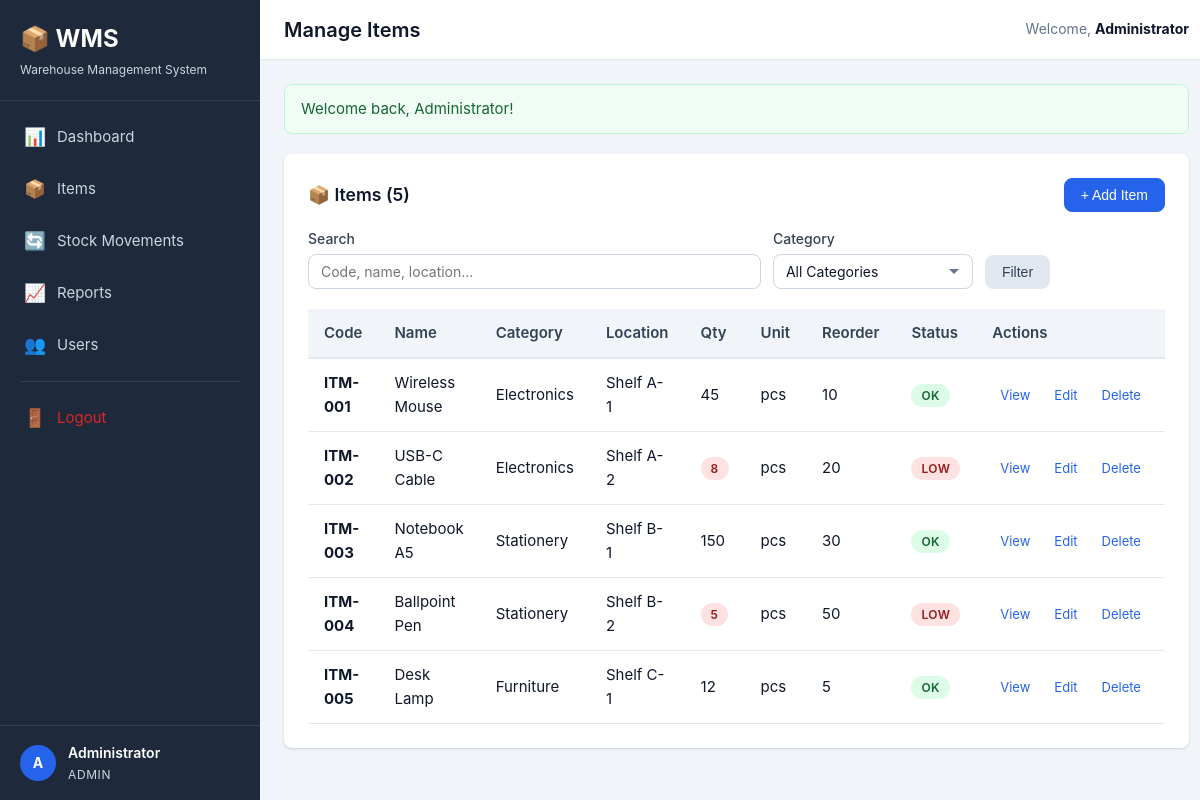
The page /admin/items.php (signed in) on the database its author committed.
### tables this page shows
CREATE TABLE IF NOT EXISTS items (
    id INT UNSIGNED AUTO_INCREMENT PRIMARY KEY,
    item_code VARCHAR(50) NOT NULL UNIQUE,
    item_name VARCHAR(200) NOT NULL,
    category VARCHAR(100) NOT NULL,
    location VARCHAR(100) NOT NULL,
    quantity INT UNSIGNED NOT NULL DEFAULT 0,
    unit VARCHAR(20) NOT NULL DEFAULT 'pcs',
    reorder_level INT UNSIGNED NOT NULL DEFAULT 0,
    created_at TIMESTAMP NOT NULL DEFAULT CURRENT_TIMESTAMP,
    updated_at TIMESTAMP NOT NULL DEFAULT CURRENT_TIMESTAMP ON UPDATE CURRENT_TIMESTAMP,
    INDEX idx_item_code (item_code),
    INDEX idx_item_name (item_name),
    INDEX idx_category (category),
    INDEX idx_location (location),
    INDEX idx_quantity (quantity)
);

### includes/functions.php (called while the page is built, shortened)
<?php
function e(string $value): string
{
    return htmlspecialchars($value, ENT_QUOTES, 'UTF-8');
}
function get_flash(): ?array
{
    if (isset($_SESSION['flash'])) {
        $flash = $_SESSION['flash'];
        return $flash;
    }
    return null;
}
function url(string $path): string
{
    return BASE_PATH . $path;
}

### includes/auth.php (called while the page is built, shortened)
<?php
function is_logged_in(): bool
{
    return isset($_SESSION['user_id'])
        && isset($_SESSION['username'])
        && isset($_SESSION['role'])
        && isset($_SESSION['full_name']);
}

### admin/items.php (the view, shortened to what this page needs)
<?php
require_once __DIR__ . '/../includes/auth.php';
$db = getDB();
$search = trim($_GET['search'] ?? '');
$sql = 'SELECT * FROM items WHERE 1=1';
$params = [];
$sql .= ' ORDER BY item_code ASC';
$page = max(1, (int) ($_GET['page'] ?? 1));
$per_page = ITEMS_PER_PAGE;
$offset = ($page - 1) * $per_page;
$count_sql = 'SELECT COUNT(*) AS total FROM items WHERE 1=1';
$count_params = [];
$stmt = $db->prepare($count_sql);
$stmt->execute($count_params);
$total = (int) $stmt->fetch()['total'];
$sql .= ' LIMIT ' . (int) $per_page . ' OFFSET ' . (int) $offset;
$stmt = $db->prepare($sql);
$stmt->execute($params);
$items = $stmt->fetchAll();
$page_title = 'Manage Items';
include __DIR__ . '/../includes/header.php';
?>
<div class="card">
    <div class="card-header">
        <h3 class="card-title">📦 Items (<?= $total ?>)</h3>
        <button class="btn btn-primary" onclick="openAddModal()">+ Add Item</button>
    </div>
    <div class="filters-bar">
        <div class="form-group">
            <label>Search</label>
            <input type="text" class="form-control" id="searchInput" placeholder="Code, name, location..." value="<?= e($search) ?>">
        </div>
        <div class="form-group" style="max-width:200px;">
            <label>Category</label>
            <select class="form-control" id="categoryFilter">
                <option value="">All Categories</option>
            </select>
        </div>
        <div class="form-group" style="flex:0;">
            <label>&nbsp;</label>
            <button class="btn btn-secondary" onclick="applyFilters()">Filter</button>
        </div>
    </div>
    <div class="table-container">
        <table>
            <thead>
                <tr>
                    <th>Code</th>
                    <th>Name</th>
                    <th>Category</th>
                    <th>Location</th>
                    <th>Qty</th>
                    <th>Unit</th>
                    <th>Reorder</th>
                    <th>Status</th>
                    <th>Actions</th>
                </tr>
            </thead>
            <tbody>
                <?php if (empty($items)): ?>
                    <tr><td colspan="9" style="text-align:center; color:var(--gray-500);">No items found.</td></tr>
                <?php else: ?>
                    <?php foreach ($items as $item):
                        $is_low = $item['quantity'] <= $item['reorder_level'];
                    ?>
                        <tr class="<?= $is_low ? 'low-stock-row' : '' ?>">
                            <td><strong><?= e($item['item_code']) ?></strong></td>
                            <td><?= e($item['item_name']) ?></td>
                            <td><?= e($item['category']) ?></td>
                            <td><?= e($item['location']) ?></td>
                            <td>
                                <?php if ($is_low): ?>
                                    <span class="badge badge-low-stock"><?= number_format($item['quantity']) ?></span>
                                <?php else: ?>
                                    <?= number_format($item['quantity']) ?>
                                <?php endif; ?>
                            </td>
                            <td><?= e($item['unit']) ?></td>
                            <td><?= number_format($item['reorder_level']) ?></td>
                            <td>
                                <?php if ($is_low): ?>
                                    <span class="badge badge-low-stock">Low</span>
                                <?php else: ?>
                                    <span class="badge badge-success">OK</span>
                                <?php endif; ?>
                            </td>
                            <td>
                                <div class="action-links">
                                    <a href="<?= url('/user/item-details.php?id=' . $item['id']) ?>">View</a>
                                    <a href="<?= url('/admin/items.php?edit=' . $item['id']) ?>">Edit</a>
                                    <a href="#" data-confirm="Are you sure you want to delete this item?" onclick="deleteItem(<?= $item['id'] ?>, '<?= e($item['item_code']) ?>')">Delete</a>
                                </div>
                            </td>
                        </tr>
                    <?php endforeach; ?>
                <?php endif; ?>
            </tbody>
        </table>
    </div>
</div>
<?php include __DIR__ . '/../includes/footer.php'; ?>

### includes/header.php (shortened to what this page needs)
<!DOCTYPE html>
<html lang="en">
<head>
    <link rel="stylesheet" href="<?= url('/assets/css/style.css') ?>">
</head>
<body>
    <div class="wrapper">
        <aside class="sidebar" id="sidebar">
            <div class="sidebar-header">
                <h1>📦 WMS</h1>
                <p><?= e(APP_NAME) ?></p>
            </div>
            <nav class="sidebar-nav">
                <?php if (is_logged_in()): ?>
                    <?php if ($_SESSION['role'] === 'admin'): ?>
                        <a href="<?= url('/admin/dashboard.php') ?>" class="nav-item <?= basename($_SERVER['PHP_SELF']) === 'dashboard.php' ? 'active' : '' ?>">
                            <span class="nav-icon">📊</span> Dashboard
                        </a>
                        <a href="<?= url('/admin/items.php') ?>" class="nav-item">
                            <span class="nav-icon">📦</span> Items
                        </a>
                        <a href="<?= url('/admin/movements.php') ?>" class="nav-item">
                            <span class="nav-icon">🔄</span> Stock Movements
                        </a>
                        <a href="<?= url('/admin/reports.php') ?>" class="nav-item">
                            <span class="nav-icon">📈</span> Reports
                        </a>
                        <a href="<?= url('/admin/users.php') ?>" class="nav-item">
                            <span class="nav-icon">👥</span> Users
                        </a>
                    <?php endif; ?>
                    <div class="nav-divider"></div>
                    <a href="<?= url('/logout.php') ?>" class="nav-item logout">
                        <span class="nav-icon">🚪</span> Logout
                    </a>
                <?php else: ?>
                    <a href="<?= url('/login.php') ?>" class="nav-item">
                        <span class="nav-icon">🔑</span> Login
                    </a>
                <?php endif; ?>
            </nav>
            <?php if (is_logged_in()): ?>
                <div class="sidebar-user">
                    <div class="user-avatar"><?= strtoupper(substr($_SESSION['full_name'][0] ?? 'U', 0, 1)) ?></div>
                    <div class="user-info">
                        <div class="user-name"><?= e($_SESSION['full_name']) ?></div>
                        <div class="user-role"><?= e(ucfirst($_SESSION['role'])) ?></div>
                    </div>
                </div>
            <?php endif; ?>
        </aside>
        <main class="main-content">
            <header class="topbar">
                <h2><?= e($page_title ?? '') ?></h2>
                <?php if (is_logged_in()): ?>
                    <span class="welcome">Welcome, <strong><?= e($_SESSION['full_name']) ?></strong></span>
                <?php endif; ?>
            </header>
            <div class="content">
                <?php
                $flash = get_flash();
                if ($flash):
                ?>
                    <div class="alert alert-<?= e($flash['type']) ?>"><?= e($flash['message']) ?></div>
                <?php endif; ?>

### includes/footer.php (shortened to what this page needs)
            </div>
        </main>
    </div>
</body>
</html>

### rows shown on the page
items: item_code "ITM-001", item_name "Wireless Mouse", category "Electronics", location "Shelf A-1", quantity "45", unit "pcs", reorder_level "10", shows "OK"
items: item_code "ITM-002", item_name "USB-C Cable", category "Electronics", location "Shelf A-2", quantity "8", unit "pcs", reorder_level "20", shows "LOW"
items: item_code "ITM-003", item_name "Notebook A5", category "Stationery", location "Shelf B-1", quantity "150", unit "pcs", reorder_level "30", shows "OK"
items: item_code "ITM-004", item_name "Ballpoint Pen", category "Stationery", location "Shelf B-2", quantity "5", unit "pcs", reorder_level "50", shows "LOW"
items: item_code "ITM-005", item_name "Desk Lamp", category "Furniture", location "Shelf C-1", quantity "12", unit "pcs", reorder_level "5", shows "OK"

### other values the page prints
APP_NAME "Warehouse Management System"
substr($_SESSION['full_name'][0] ?? 'U', 0, 1) "A"
$_SESSION['full_name'] "Administrator"
$_SESSION['role'] "ADMIN"
$page_title "Manage Items"
$flash['message'] "Welcome back, Administrator!"
$total "5"
